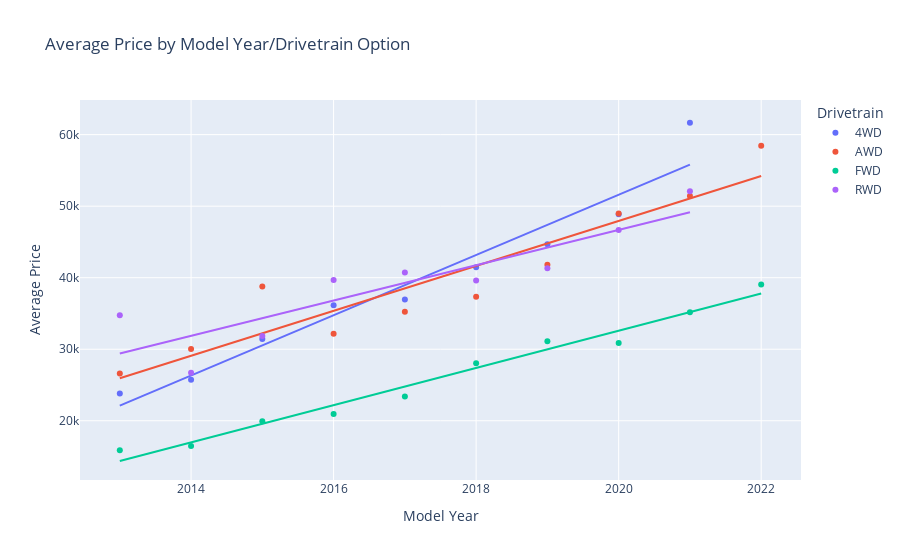

The code cell stored with this chart in its notebook:
### Code cell
#Make a new df, to compare ratings between different drivetrains over model years
drive_df = cars_data.groupby(['Drivetrain', 'Year']).agg(car_count = ('SellerRating', 'count'),
                                                  avg_price = ('Price', 'mean')).reset_index()                                            
drive_df = drive_df[(drive_df['Year'] > 2012) & (drive_df['car_count'] > 10)]
drive_df_years = drive_df['Year'].unique
print(drive_df)

#Graph average price by model year and drivetrain option, using plotly express
fig = px.scatter(drive_df, x = 'Year', y = 'avg_price', color = 'Drivetrain', trendline = 'ols',
           labels = {'Year' : 'Model Year', 'avg_price' : 'Average Price'}, title = 'Average Price by Model Year/Drivetrain Option')
fig.show()

#Make a similar graph, instead using seaborn
plt.rcParams['figure.dpi'] = 300
plt.rcParams['savefig.dpi'] = 300
plt.rcParams['font.family'] = 'Source Sans Pro'
fig2, ax = plt.subplots()
ax = sns.set_palette('deep')

ax = sns.scatterplot(data = drive_df, x = 'Year', y = 'avg_price', hue = 'Drivetrain')
ax.set_title('Average Price by Model Year/Drivetrain Option')
ax.set_xlabel('Model Year')
ax.set_ylabel('Average Price')
ax.legend(loc='upper right', bbox_to_anchor=(1.23, 1))
plt.show()

### Figure 1 — Plotly figure (JSON) as saved in the notebook; plotly's stock layout.template omitted (floating-point values rounded to 4 significant figures)
{"data": [{"hovertemplate": "Drivetrain=4WD<br>Model Year=%{x}<br>Average Price=%{y}<extra></extra>", "legendgroup": "4WD", "marker": {"color": "#636efa", "symbol": "circle"}, "mode": "markers", "name": "4WD", "orientation": "v", "showlegend": true, "type": "scatter", "x": [2013, 2014, 2015, 2016, 2017, 2018, 2019, 2020, 2021], "xaxis": "x", "y": [23800.0, 25740.0, 31440.0, 36134, 36970.0, 41450.0, 44680.0, 48880.0, 61660.0], "yaxis": "y"}, {"hovertemplate": "<b>OLS trendline</b><br>avg_price = 4211.5 * Year + -8.45562e+06<br>R<sup>2</sup>=0.945119<br><br>Drivetrain=4WD<br>Model Year=%{x}<br>Average Price=%{y} <b>(trend)</b><extra></extra>", "legendgroup": "4WD", "marker": {"color": "#636efa", "symbol": "circle"}, "mode": "lines", "name": "4WD", "showlegend": false, "type": "scatter", "x": [2013, 2014, 2015, 2016, 2017, 2018, 2019, 2020, 2021], "xaxis": "x", "y": [22130.0, 26340.0, 30550.0, 34760.0, 38970.0, 43180.0, 47400.0, 51610.0, 55820.0], "yaxis": "y"}, {"hovertemplate": "Drivetrain=AWD<br>Model Year=%{x}<br>Average Price=%{y}<extra></extra>", "legendgroup": "AWD", "marker": {"color": "#EF553B", "symbol": "circle"}, "mode": "markers", "name": "AWD", "orientation": "v", "showlegend": true, "type": "scatter", "x": [2013, 2014, 2015, 2016, 2017, 2018, 2019, 2020, 2021, 2022], "xaxis": "x", "y": [26620.0, 30020.0, 38760.0, 32160.0, 35250.0, 37350.0, 41800.0, 48960.0, 51440.0, 58460.0], "yaxis": "y"}, {"hovertemplate": "<b>OLS trendline</b><br>avg_price = 3142.56 * Year + -6.30004e+06<br>R<sup>2</sup>=0.879550<br><br>Drivetrain=AWD<br>Model Year=%{x}<br>Average Price=%{y} <b>(trend)</b><extra></extra>", "legendgroup": "AWD", "marker": {"color": "#EF553B", "symbol": "circle"}, "mode": "lines", "name": "AWD", "showlegend": false, "type": "scatter", "x": [2013, 2014, 2015, 2016, 2017, 2018, 2019, 2020, 2021, 2022], "xaxis": "x", "y": [25940.0, 29080.0, 32230.0, 35370.0, 38510.0, 41650.0, 44800.0, 47940.0, 51080.0, 54220.0], "yaxis": "y"}, {"hovertemplate": "Drivetrain=FWD<br>Model Year=%{x}<br>Average Price=%{y}<extra></extra>", "legendgroup": "FWD", "marker": {"color": "#00cc96", "symbol": "circle"}, "mode": "markers", "name": "FWD", "orientation": "v", "showlegend": true, "type": "scatter", "x": [2013, 2014, 2015, 2016, 2017, 2018, 2019, 2020, 2021, 2022], "xaxis": "x", "y": [15870.0, 16470.0, 19920.0, 20960.0, 23390.0, 28030.0, 31110.0, 30880.0, 35160.0, 39040.0], "yaxis": "y"}, {"hovertemplate": "<b>OLS trendline</b><br>avg_price = 2601.74 * Year + -5.22293e+06<br>R<sup>2</sup>=0.978611<br><br>Drivetrain=FWD<br>Model Year=%{x}<br>Average Price=%{y} <b>(trend)</b><extra></extra>", "legendgroup": "FWD", "marker": {"color": "#00cc96", "symbol": "circle"}, "mode": "lines", "name": "FWD", "showlegend": false, "type": "scatter", "x": [2013, 2014, 2015, 2016, 2017, 2018, 2019, 2020, 2021, 2022], "xaxis": "x", "y": [14380.0, 16980.0, 19580.0, 22180.0, 24780.0, 27390.0, 29990.0, 32590.0, 35190.0, 37790.0], "yaxis": "y"}, {"hovertemplate": "Drivetrain=RWD<br>Model Year=%{x}<br>Average Price=%{y}<extra></extra>", "legendgroup": "RWD", "marker": {"color": "#ab63fa", "symbol": "circle"}, "mode": "markers", "name": "RWD", "orientation": "v", "showlegend": true, "type": "scatter", "x": [2013, 2014, 2015, 2016, 2017, 2018, 2019, 2020, 2021], "xaxis": "x", "y": [34740.0, 26700.0, 31860.0, 39680.0, 40740.0, 39620.0, 41310.0, 46660.0, 52100.0], "yaxis": "y"}, {"hovertemplate": "<b>OLS trendline</b><br>avg_price = 2468.93 * Year + -4.94056e+06<br>R<sup>2</sup>=0.796709<br><br>Drivetrain=RWD<br>Model Year=%{x}<br>Average Price=%{y} <b>(trend)</b><extra></extra>", "legendgroup": "RWD", "marker": {"color": "#ab63fa", "symbol": "circle"}, "mode": "lines", "name": "RWD", "showlegend": false, "type": "scatter", "x": [2013, 2014, 2015, 2016, 2017, 2018, 2019, 2020, 2021], "xaxis": "x", "y": [29390.0, 31860.0, 34330.0, 36800.0, 39270.0, 41740.0, 44210.0, 46680.0, 49140.0], "yaxis": "y"}], "layout": {"autosize": true, "legend": {"title": {"text": "Drivetrain"}, "tracegroupgap": 0}, "title": {"text": "Average Price by Model Year/Drivetrain Option"}, "xaxis": {"anchor": "y", "autorange": true, "domain": [0, 1], "range": [2012.0, 2023.0], "title": {"text": "Model Year"}, "type": "linear"}, "yaxis": {"anchor": "x", "autorange": true, "domain": [0, 1], "range": [11690.0, 65470.0], "title": {"text": "Average Price"}, "type": "linear"}}}
